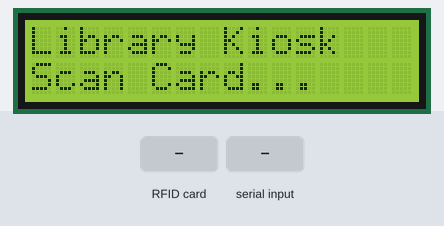
The sketch below on a simulated Arduino Uno, built with avr-gcc and run on an emulated ATmega328P. On the bench: 16×2 character LCD. Inputs (shaded band) come from the test bench. What the sketch prints to the serial monitor is not drawn.

Above: at 1.3 s.
1.4 s: RFID card 5E 7A 19 C4 held to the reader
At 2.6 s:
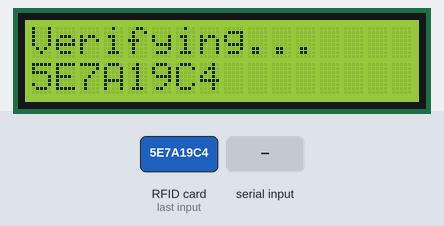
2.9 s: "SUCCESS:\n" received over Serial
At 4.1 s:
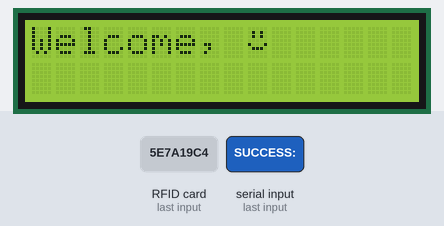
4.4 s: "ERROR:\n" received over Serial
At 7.4 s:
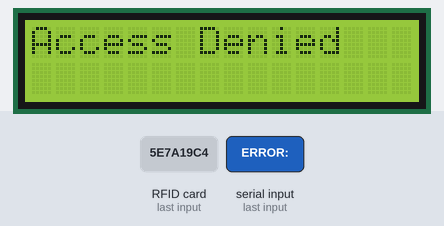
Timing chart, 0 to 8.9 s (numbered marks = the images above; inputs shaded):
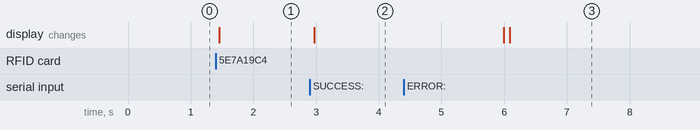

Measured:
- after the input at 1.4 s, the display: changes after 0.05 s (image 1)
- after the input at 2.9 s, the display: changes after 0.07 s (image 2)
- after the input at 4.4 s, the display: first differs from a run without the input after 1.7 s (image 3)

The sketch:

sketch_aug28a.ino
```cpp
#include <SPI.h>
#include <MFRC522.h>
#include <Wire.h>
#include <LiquidCrystal_I2C.h>

// --- CONFIGURATION ---
#define SS_PIN    10 // RFID SS Pin
#define RST_PIN   9  // RFID RST Pin
#define LCD_ADDRESS 0x27
#define LCD_COLS 16
#define LCD_ROWS 2
// --- END CONFIGURATION ---

MFRC522 mfrc522(SS_PIN, RST_PIN);
LiquidCrystal_I2C lcd(LCD_ADDRESS, LCD_COLS, LCD_ROWS);

String incomingMessage = ""; // for storing incoming serial data

// **1. NEW: Define the custom smiley character**
// (8 rows of 5 pixels)
byte smiley[8] = {
  B00000,
  B01010,
  B01010,
  B00000,
  B10001,
  B01110,
  B00000,
  B00000
};

void setup() {
  Serial.begin(9600);
  while (!Serial);
  SPI.begin();
  mfrc522.PCD_Init();

  lcd.init();
  lcd.backlight();

  // **2. NEW: Create the custom smiley and store it in LCD memory slot 0**
  lcd.createChar(0, smiley);

  displayMessage("Library Kiosk", "Scan Card...");
}

void loop() {
  // 1. Check for incoming response from Python first
  if (Serial.available() > 0) {
    incomingMessage = Serial.readStringUntil('\n');
    processMessage(incomingMessage);
  }

  // 2. Look for new RFID cards
  if (!mfrc522.PICC_IsNewCardPresent() || !mfrc522.PICC_ReadCardSerial()) {
    delay(50);
    return;
  }

  // 3. A card has been detected, get its UID
  String uidString = "";
  for (byte i = 0; i < mfrc522.uid.size; i++) {
    uidString += (mfrc522.uid.uidByte[i] < 0x10 ? "0" : "");
    uidString += String(mfrc522.uid.uidByte[i], HEX);
  }
  uidString.toUpperCase();

  // 4. Print the UID to the serial port for Python to read
  Serial.println(uidString);

  // 5. Show a "Verifying" message on the LCD
  displayMessage("Verifying...", uidString);
}

// Handles the response from the Python script
void processMessage(String message) {
  message.trim(); // Remove any whitespace

  if (message.startsWith("SUCCESS:")) {
    // Message is "SUCCESS:Munish Kumar"
    String name = message.substring(8); // Get the name part

    // **3. MODIFIED: Print the welcome message with the custom smiley**
    lcd.clear();
    lcd.setCursor(0, 0); // Go to first line
    lcd.print("Welcome, ");
    lcd.write(byte(0)); // Print custom char 0 (the smiley)

    lcd.setCursor(0, 1); // Go to second line
    lcd.print(name);
  }
  else if (message.startsWith("ERROR:")) {
    // Message is "ERROR:RFID Not Found"
    String errorMsg = message.substring(6); // Get the error part
    displayMessage("Access Denied", errorMsg);
  }

  // After 3 seconds, go back to the default screen
  delay(3000);
  displayMessage("Library Kiosk", "Scan Card...");
}

// Helper function to print to the LCD
void displayMessage(String line1, String line2) {
  lcd.clear();

  lcd.setCursor(0, 0);
  lcd.print(line1);

  lcd.setCursor(0, 1);
  lcd.print(line2);
}
```
